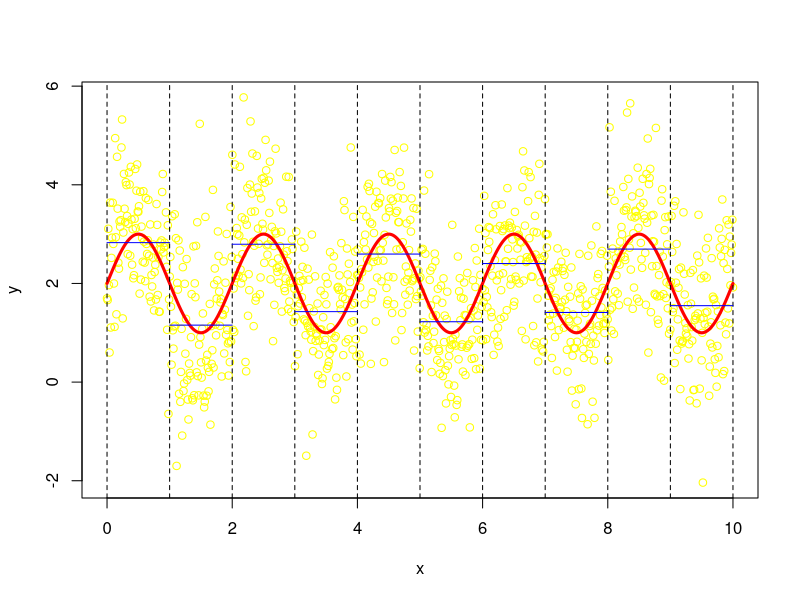

The R source for this figure:
n=1000
x=seq(0,10,length=n)
y=2+sin(pi*x)+rnorm(n)
plot(x,y,col="yellow")
curve(2+sin(pi*x),min(x),max(x),1000,add=TRUE,col="red",lwd=3)
bins=0:10
m=11
abline(v=bins,lty=2)
###########################
#regressogram

y.hat=rep(0,m-1)
for (i in 1: (m-2)) {
  y.hat[i]=mean(y[which((bins[i]<=x)&(x<bins[i+1]))])
}
#for the last bin 
y.hat[m-1]=mean(y[which((bins[m-1]<=x)&(x<=bins[m]))])

for (i in 1:(m-1)) {
  
  lines(bins[i:(i+1)],rep(y.hat[i],2),col="blue")
}